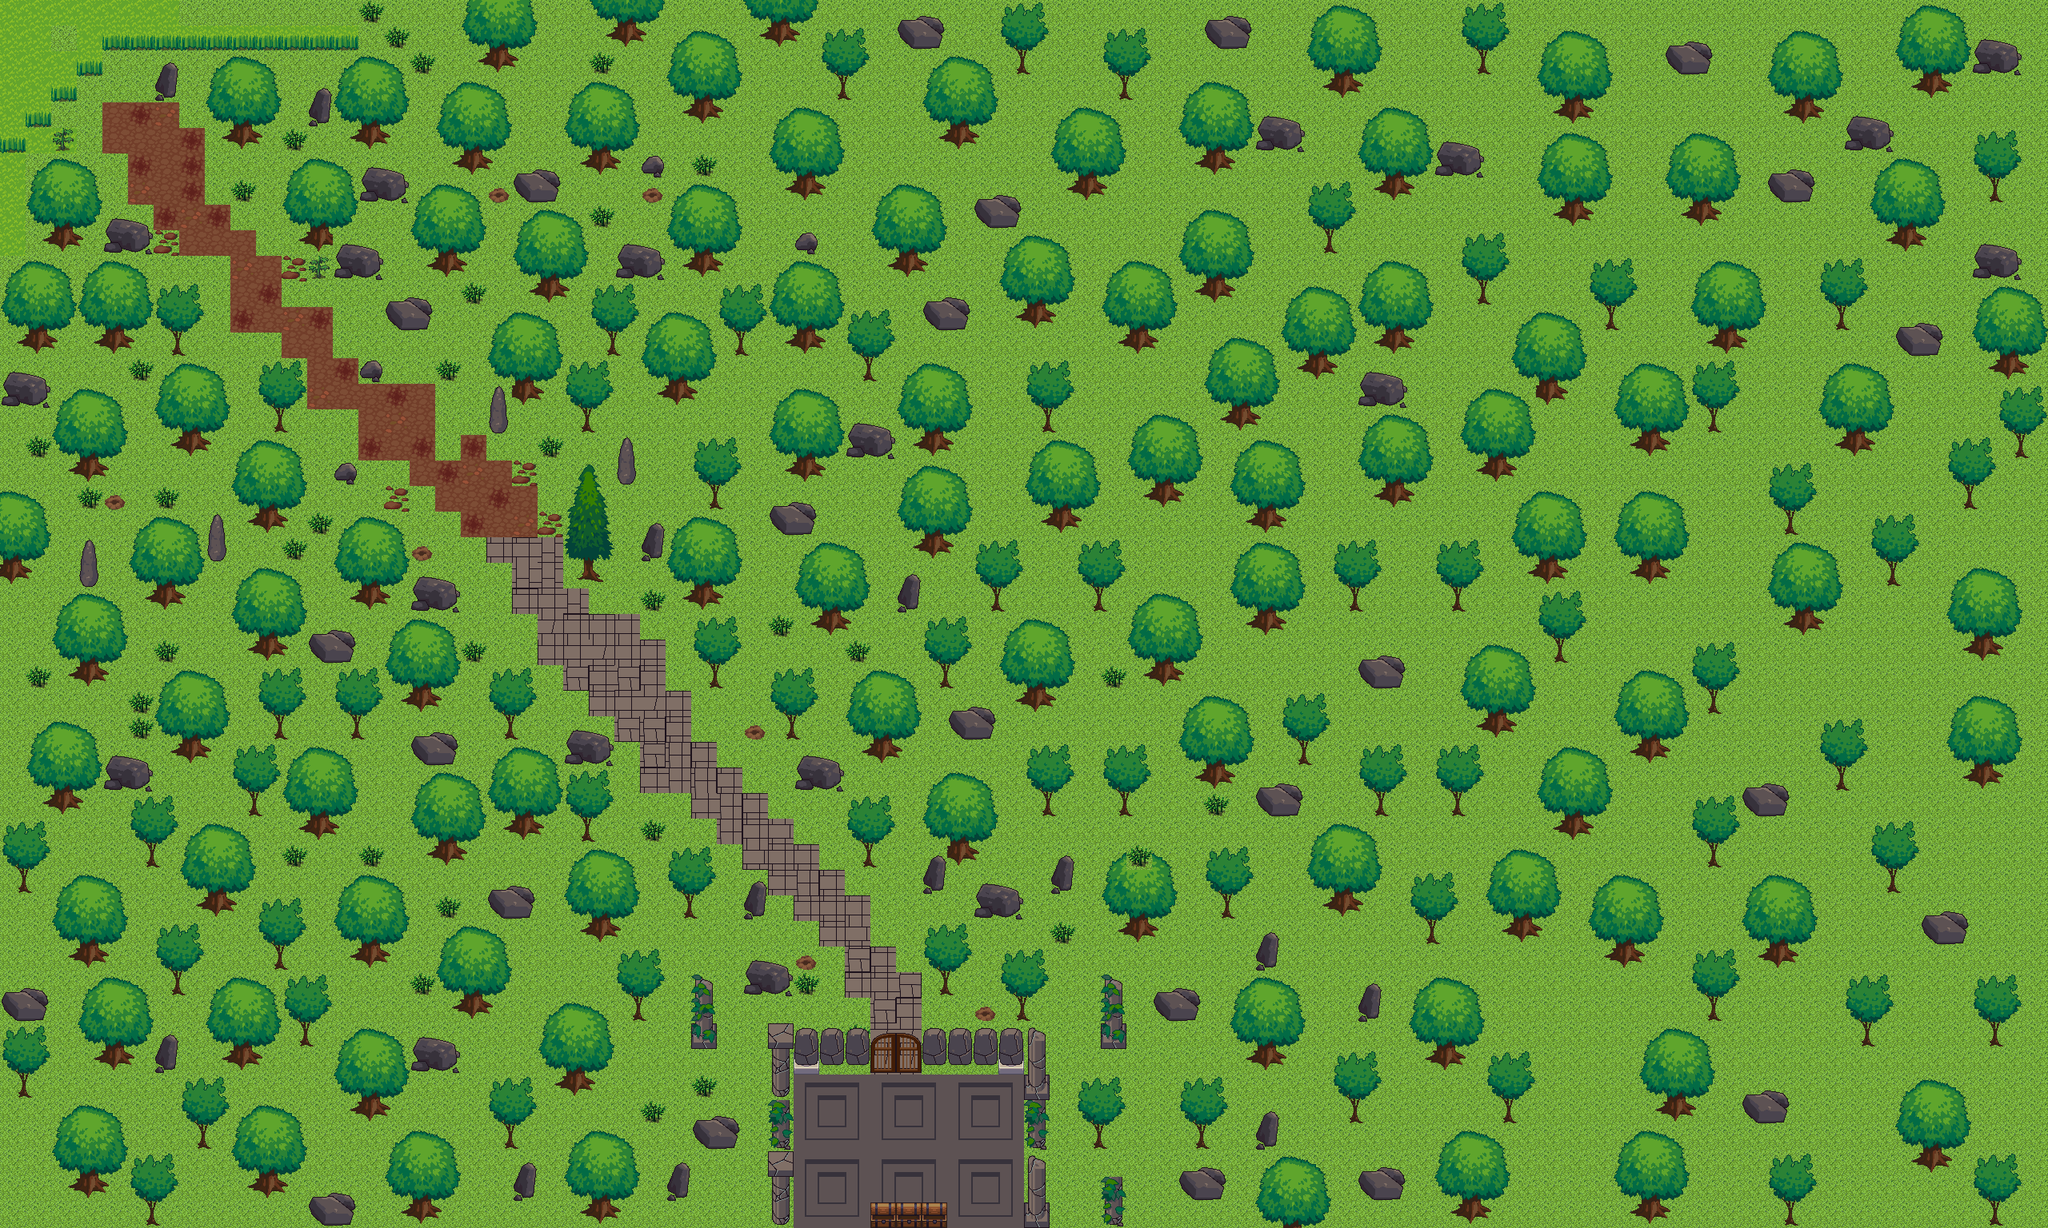

This is a level from a 2D game, rendered from its Tiled map with the project's own tilesets. A one-line summary and the map file follow, with tile-layer data summarised:
An orthogonal 80x48 tile map with 32x32 px tiles, 3 tile layers (Tile Layer 1, Tile Layer 2, Tile Layer 3).

<map version="1.4" tiledversion="1.4.3" orientation="orthogonal" renderorder="right-down" width="80" height="48" tilewidth="32" tileheight="32" infinite="0" nextlayerid="5" nextobjectid="1">
 <editorsettings>
  <chunksize width="32" height="32" />
  <export target="untitled.tmx" format="tmx" />
 </editorsettings>
 <tileset firstgid="1" source="terrain_atlas.tsx" />
 <layer id="1" name="Tile Layer 1" width="80" height="48">
  <data>[3840 cells, 3840 non-empty, 3 distinct tile ids]</data>
 </layer>
 <layer id="2" name="Tile Layer 2" width="80" height="48">
  <data>[3840 cells, 2156 non-empty, 82 distinct tile ids]</data>
 </layer>
 <layer id="4" name="Tile Layer 3" width="80" height="48">
  <data>[3840 cells, 21 non-empty, 7 distinct tile ids]</data>
 </layer>
</map>
